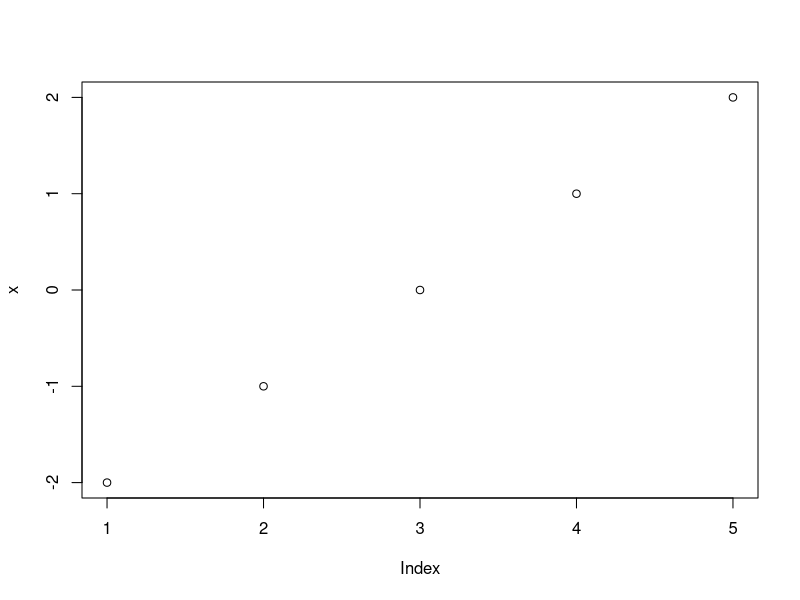

This figure's R source:
## ---- chunk 1
x <- seq(-2,2)
plot(x)
